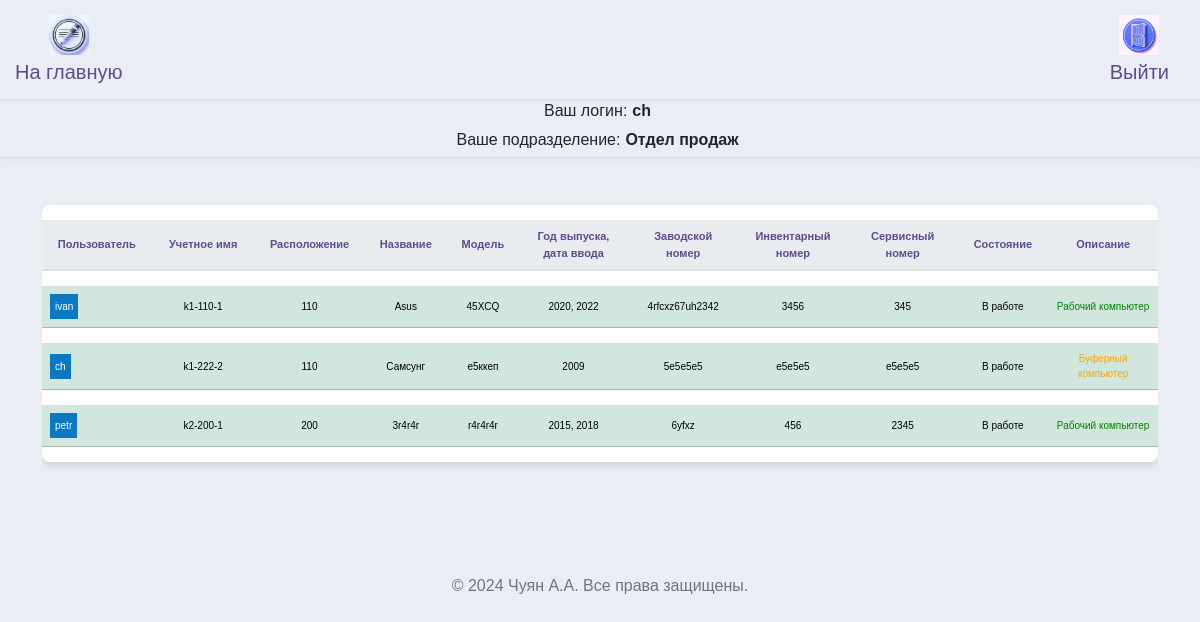
/arms_guest (signed in), run on the app's committed database.
### src/database/models.py (models this page shows, shortened)
class Worker(Base):
    __tablename__ = "worker"
    id = Column(Integer, primary_key=True)
    role = Column(Enum(Role), default=Role.guest)
    fio = Column(String)
    name = Column(String, unique=True)
    password = Column(String)
    department = Column(String)
    position = Column(String)
    description = Column(String, default=None)
    conn_worker_arm = relationship(
        "Arm", back_populates="conn_arm_worker"
    )

class Arm(Base):
    __tablename__ = "arm"
    id = Column(Integer, primary_key=True)
    title = Column(String, unique=True)
    department_arm = Column(String)
    location = Column(String)
    name = Column(String)
    model = Column(String)
    release = Column(String)
    num_serial = Column(String)
    num_invent = Column(String)
    num_service = Column(String)
    price = Column(String)
    formular = Column(String)
    state = Column(String)
    description = Column(String, default=None)
    description2 = Column(String, default=None)
    description3 = Column(String, default=None)
    id_worker = Column(Integer, ForeignKey("worker.id"), default=1)
    conn_arm_worker = relationship(
        "Worker", back_populates="conn_worker_arm"
    )

### src/frontend/router.py (the view)
@router.get("/arms")
async def get_arms(
    request: Request,
    worker: Worker = Depends(get_worker_or_redirect),
    session: AsyncSession = Depends(get_session),
):
    data = await CRUDArm.get_all_arm_sorted(session)
    data_worker = await CRUDWorker.get_all(session)
    return templates.TemplateResponse(
        "arms/index.html",
        {"request": request, "worker": worker, "data": data, "data_worker": data_worker},
    )

### src/frontend/template/guest/arms.html (shortened to what this page needs)
{% extends "base/base.html" %}
{% block content %}
<head>
</head>
<div class="row">
  <div class="col-12">
    <div class="table-responsive">
      <table class="table table-hover table-shadow table-rounded">
        <thead>
          <tr>
            <th scope="col" >Пользователь</th>
            <th scope="col" >Учетное имя</th>
            <th scope="col" >Расположение</th>
            <th scope="col" >Название</th>
            <th scope="col" >Модель</th>
            <th scope="col" >Год выпуска, дата ввода</th>
            <th scope="col" >Заводской номер</th>
            <th scope="col" >Инвентарный номер</th>
            <th scope="col" >Сервисный номер</th>
            <th scope="col" >Состояние</th>
            <th scope="col" >Описание</th>
          </tr>
        </thead>
        <tbody class="text-center">
          {% for tuple in data %}
            {% set object = tuple %}
              {% if object.department_arm == worker.department %}
                {% for tuple2 in data_worker %}
                  {% if tuple2.id == object.id_worker %}
                    {% set varUserName = tuple2.name %}
                    {% set varUserId = tuple2.id %}
                    <tr class="table-success">
                      <td>
                        <div style="display: flex;">
                          <span style="padding: 5px;
                            {% if varUserName == 'Нет пользователя' %}
                              background-color: #ff0000;
                            {% else %}
                              background-color: #0b79c2;
                            {% endif %}
                            color: white;">
                            {{varUserName}}
                          </span>
                        </div>
                      </td>
                      <td>{{ object.title }}</td>
                      <td>{{ object.location }}</td>
                      <td>{{ object.name }}</td>
                      <td>{{ object.model }}</td>
                      <td>{{ object.release }}</td>
                      <td>{{ object.num_serial }}</td>
                      <td>{{ object.num_invent }}</td>
                      <td>{{ object.num_service }}</td>
                      <td>{{ object.state }}</td>
                      <td {% if object.description == "Буферный компьютер" %}style="color: orange;"{% elif object.description == "Абонентский терминал" %}style="color: blue;"{% elif object.description == "Рабочий компьютер" %}style="color: green;"{% endif %}>{{ object.description }}</td>
                    </tr>
                {% endif %}
              {% endfor %}
            {% endif %}
          {% endfor %}
        </tbody>
      </table>
    </div>
  </div>
</div>
{% endblock %}

### src/frontend/template/base/info.html (shortened to what this page needs)
<nav class="info navbar-expand-lg navbar-light shadow-sm">
  <div class="user-info">
    <div class="d-flex align-items-center">
      <span class="label">Ваш логин:</span>
      <span class="value">{{ worker.name }}</span>
    </div>
    <div class="d-flex align-items-center">
      <span class="label">Ваше подразделение:</span>
      <span class="value">{{ worker.department }}</span>
    </div>
  </div>
</nav>

### src/frontend/assets/css/base.css (style rules this page uses)
body { margin: 0; font-family: 'Nunito Sans', Arial, sans-serif; background-color: #eaeef4; }
.table { background-color: #ffffff; color: #5e4b8b; border-collapse: separate; border-spacing: 0 15px; }
.table th, .table td { border-top: none !important; vertical-align: middle; }
.table thead th { background-color: #e9ecef; color: #5e4b8b; border-bottom: 2px solid #dee2e6; }
.table td { padding: .5rem; }
.table-rounded { border-radius: .5rem; overflow: hidden; }
.table-shadow { box-shadow: 0 4px 6px rgba(0, 0, 0, 0.1); }

### src/frontend/template/base/nav.html (style rules this page uses)
.user-info { text-align: center; display: flex; flex-direction: column; align-items: center; }

### src/frontend/template/base/info.html (style rules this page uses)
body, html { margin: 0; padding: 0; width: 100%; height: 100%; }
.user-info { text-align: center; display: flex; flex-direction: column; align-items: center; }
.user-info .label, .user-info .value { display: inline-block; width: auto; margin-right: 5px; max-width: 250px; margin-bottom: 5px; }
.user-info .value { font-weight: bold; }

### src/frontend/template/guest/arms.html (style rules this page uses)
table { font-family: Arial, sans-serif; }
.table th, .table td { max-width: 90px; }
td { font-size: 10px; }
th { text-align: center; font-size: 11px; }

### data on the page
Worker: name "ch", department "Отдел продаж"
Arm: title "k1-110-1", location "110", name "Asus", model "45XCQ", release "2020, 2022", num_serial "4rfcxz67uh2342", num_invent "3456", num_service "345", state "В работе", description "Рабочий компьютер"
Worker: name "ivan"
Arm: title "k1-222-2", location "110", name "Самсунг", model "е5ккеп", release "2009", num_serial "5е5е5е5", num_invent "е5е5е5", num_service "е5е5е5", state "В работе", description "Буферный компьютер"
Arm: title "k2-200-1", location "200", name "3r4r4r", model "r4r4r4r", release "2015, 2018", num_serial "6yfxz", num_invent "456", num_service "2345", state "В работе", description "Рабочий компьютер"
Worker: name "petr"
